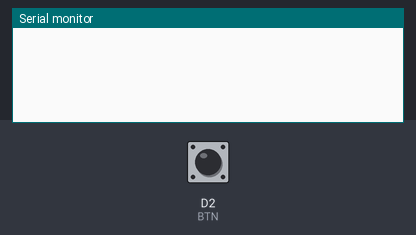
Bench run of a program on a simulated ESP8266 (Wemos D1 mini). On the bench: the last lines printed to the serial monitor. The inputs (shaded band) are chosen by the test bench; at power-on: D2 (BTN) HIGH.

Above: at 1.2 s.
1.3 s: D2 (BTN) pulled LOW for 0.15 s
At 4.0 s:
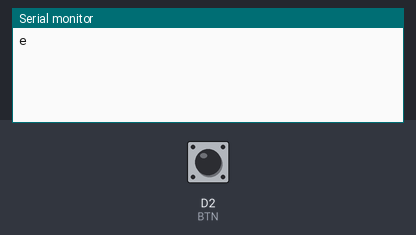
4.3 s: D2 (BTN) pulled LOW for 1 s
At 7.6 s:
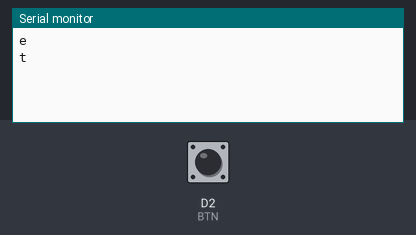
8.2 s: D2 (BTN) pulsed LOW 2 times (0.12 s each, 0.3 s apart)
At 10.9 s:
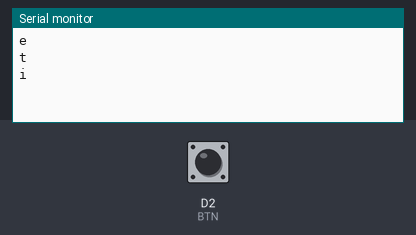

The program:

main.cpp
```cpp
#include <Arduino.h>
#include <map>
#include <string>

#define BTN D2         // пин кнопки
#define MIN_DASH 200  // мин. время тире (и макс. точки)
#define TIMEOUT 700   // таймаут

#define DEBUG(x) Serial.print(x)
#define RETURN() Serial.println()

bool btnFlag = false, receiveFlag = false, newInp = false;
uint32_t myTimer = 0, timeoutTimer = 0, debounceTimer = 0;
std::string decodeStr = "";
std::string receiveStr = "";

// я знаю, что можно и в PROGMEM
// const char *codeTable[] = {
//   "01",
//   "1000",
//   "011",
//   "110",
//   "100",
//   "0",
//   "0001",
//   "1100",
//   "00",
//   "0111",
//   "101",
//   "0100",
//   "11",
//   "10",
//   "111",
//   "0110",
//   "010",
//   "000",
//   "1",
//   "001",
//   "0010",
//   "0000",
//   "1010",
//   "1101",
//   "1011",
//   "1001",

//   "01111",
//   "00111",
//   "00011",
//   "00001",
//   "00000",
//   "10000",
//   "11000",
//   "11100",
//   "11110",
//   "11111",

//   "010101",
//   "101010",
//   "10010",
//   "100001",
//   "10001",
// };

static std::map<std::string, std::string> codeTable{
  {"._", "a"},
  {"_...", "b"},
  {"_._.", "c"},
  {"_..", "d"},
  {".", "e"},
  {".._.", "f"},
  {"__.", "g"},
  {"....", "h"},
  {"..", "i"},
  {".___", "j"},
  {"_._", "k"},
  {"._..", "l"},
  {"__", "m"},
  {"_.", "n"},
  {"___", "o"},
  {".__.", "p"},
  {"__._", "q"},
  {"._.", "r"},
  {"...", "s"},
  {"_", "t"},
  {".._", "u"},
  {"..._", "v"},
  {".__", "w"},
  {"_.._", "x"},
  {"_.__", "y"},
  {"__..", "z"},
  {"_...._", "-"},
  {"...._", "ä"},
  {"....._", "ü"},
  {"...___", "ö"},
  {"......", "ß"}
};

const char decodeTable[] = "ABWGDEVZIJKLMNOPRSTUFHCQYX1234567890.,;- ÄÖÜ";

void setup() {
  Serial.begin(115200);
  pinMode(BTN, INPUT_PULLUP);
}

void loop() {
  bool btnState = !digitalRead(BTN);
  if (btnState && !btnFlag && millis() - debounceTimer > 30) {
    debounceTimer = millis();
    btnFlag = true;
    myTimer = millis();
  }
  if (!btnState && btnFlag && millis() - debounceTimer > 30) {
    newInp = true;
    debounceTimer = millis();
    btnFlag = false;
    int signal = millis() - myTimer;
    if (signal < MIN_DASH) {
      decodeStr += ".";
    } else {
      decodeStr += "_";
    }
    timeoutTimer = millis();
    receiveFlag = true;
  }
  if (receiveFlag && millis() - timeoutTimer > TIMEOUT) {
    receiveStr += codeTable[decodeStr];
    decodeStr = "";
    receiveFlag = false;
  }

    if(newInp == true && millis() - timeoutTimer > TIMEOUT * 2)
    {
        newInp = false;

        Serial.println(receiveStr.c_str());
        receiveStr = "";
    }
}
```

old__main.cpp
```cpp
// #include <Arduino.h>
// #include "KeypadHandler.h"
// #include <map>
// #include <string>

// std::string lastMorse{};
// uint32_t morseTimeout = 0;
// bool newInp = false;

// static std::map<std::string, char> morseCode{
//   {"._", 'a'},
//   {"_...", 'b'},
//   {"_._.", 'c'},
//   {"_..", 'd'},
//   {".", 'e'},
//   {".._.", 'f'},
//   {"__.", 'g'},
//   {"....", 'h'},
//   {"..", 'i'},
//   {".___", 'j'},
//   {"_._", 'k'},
//   {"._..", 'l'},
//   {"__", 'm'},
//   {"_.", 'n'},
//   {"___", 'o'},
//   {".__.", 'p'},
//   {"__._", 'q'},
//   {"._.", 'r'},
//   {"...", 's'},
//   {"_", 't'},
//   {".._", 'u'},
//   {"..._", 'v'},
//   {".__", 'w'},
//   {"_.._", 'x'},
//   {"_.__", 'y'},
//   {"__..", 'z'}
// };


// ExtendedButton butt(D2);

// void setup() {
//   Serial.begin(115200);
//   Serial.println("Hi");
//   butt.addEventListener([=](EventsEnum event){
//     lastMorse += event == EventsEnum::CLICK ? '.' : '_';
//     if(millis() - morseTimeout > 1000 && millis() - morseTimeout < 2500) lastMorse += ' ';
//     newInp = true;
//     morseTimeout = millis();
//   });
// }

// void loop() {
//   if(newInp && millis() - morseTimeout > 3000){
//     newInp = false;
//     lastMorse += ' ';
//     std::string word = "";
//     std::string letter = "";
//     for (auto c : lastMorse)
//     {
//       if (c == ' ')
//       {
//         Serial.printf("|%s|", letter.c_str());
//         word += morseCode[letter];
//         letter = "";
//       }
//       else {
//           letter += c;
//       }
//     }
//     Serial.println();
//     Serial.println(lastMorse.c_str());
//     Serial.println(word.c_str());
//     lastMorse = "";
//   }
//   butt.handle();
// }
```

Measured:
- after the input at 1.3 s, the serial monitor: prints a new line after 1.6 s (image 1)
- after the input at 4.3 s, the serial monitor: prints a new line after 2.4 s (image 2)
- after the input at 8.2 s, the serial monitor: prints a new line after 1.8 s (image 3)
